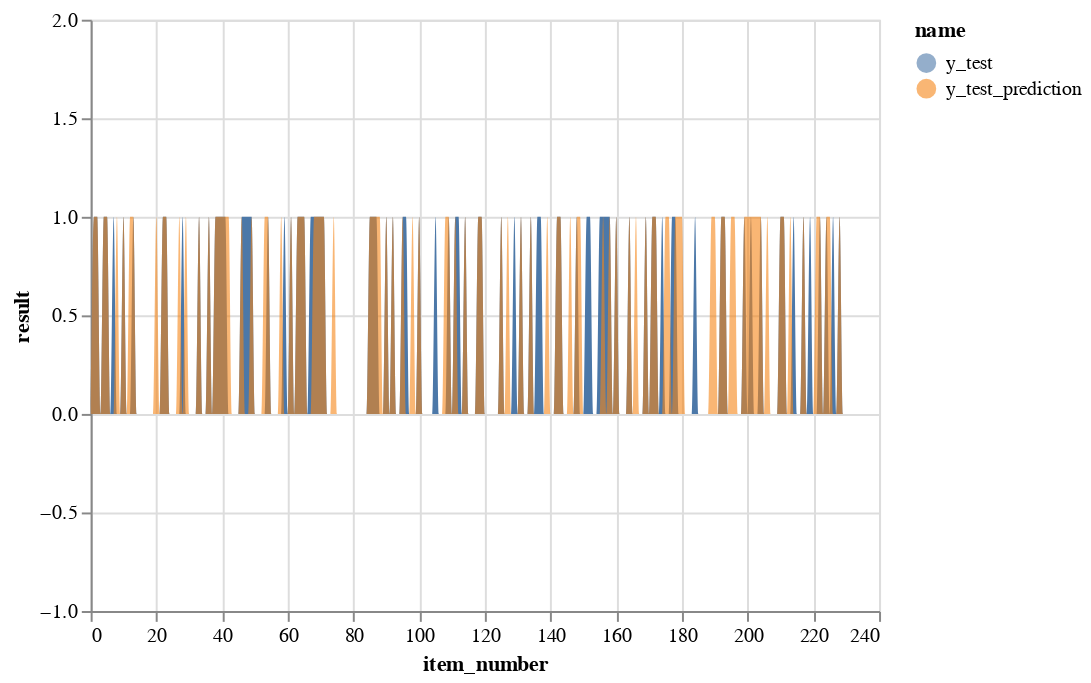

Notebook source saved alongside this figure:
### Code cell
dataResult1 = pd.DataFrame({
    'result':y_test, 
    'name': "y_test",
    'item_number': [i for i,x in enumerate(y_test)]
    })


dataResult2 = pd.DataFrame({
    'result':[x[0] for x in y_test_prediction],
    'name': "y_test_prediction",
    'item_number': [i for i,x in enumerate(y_test)]
    })

chart1 = alt.Chart(dataResult1).mark_area(
    interpolate='monotone'
).encode(
    x = alt.X('item_number'),
    y = alt.Y('result', scale=alt.Scale(domain=[-1, 2])),
    color='name'
)

chart2 = alt.Chart(dataResult2).mark_area(
    interpolate='monotone'
).encode(
    x = alt.X('item_number'),
    y = alt.Y('result', scale=alt.Scale(domain=[-1, 2])),
    opacity=alt.value(0.6),
    color='name'
)

chart1 + chart2

### Figure 1 — Vega-Lite specification as saved in the notebook (floating-point values rounded to 4 significant figures; data arrays with more than 128 entries replaced by an {"elided": "..."} marker saying what was removed)
{"config": {"view": {"continuousWidth": 400, "continuousHeight": 300}}, "layer": [{"data": {"name": "data-d4c015e54ebe74ef9f8f4f5abfb3d9c1"}, "mark": {"type": "area", "interpolate": "monotone"}, "encoding": {"color": {"field": "name", "type": "nominal"}, "x": {"field": "item_number", "type": "quantitative"}, "y": {"field": "result", "scale": {"domain": [-1, 2]}, "type": "quantitative"}}}, {"data": {"name": "data-ead0b8c2ccad9d616fa7fe2233addd86"}, "mark": {"type": "area", "interpolate": "monotone"}, "encoding": {"color": {"field": "name", "type": "nominal"}, "opacity": {"value": 0.6}, "x": {"field": "item_number", "type": "quantitative"}, "y": {"field": "result", "scale": {"domain": [-1, 2]}, "type": "quantitative"}}}], "$schema": "https://vega.github.io/schema/vega-lite/v4.17.0.json", "datasets": {"data-d4c015e54ebe74ef9f8f4f5abfb3d9c1": {"elided": "231 records"}, "data-ead0b8c2ccad9d616fa7fe2233addd86": {"elided": "231 records"}}}
